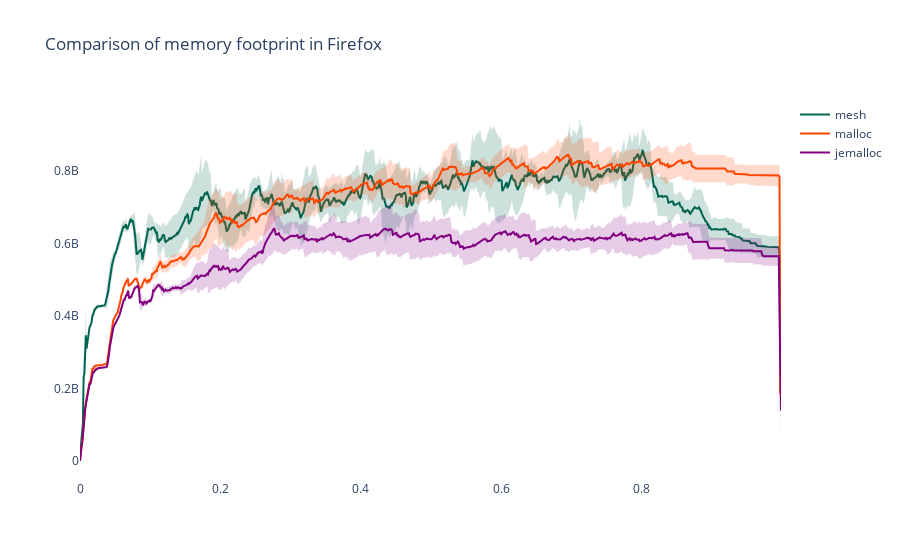

Source (notebook cell):
### Code cell
fig = go.Figure(layout=go.Layout(
        title=go.layout.Title(text="Comparison of memory footprint in Firefox"),
    paper_bgcolor='rgba(0,0,0,0)',
    plot_bgcolor='rgba(0,0,0,0)',
    ))

df_list = [df1,df2,df3]
allocators = ['mesh', 'malloc', 'jemalloc']
fill = ['rgb(0,100,80)', 'rgb(255,69,0)', 'rgb(128,0,128)']
fillcolour = ['rgba(0,100,80,0.2)', 'rgba(255,69,0,0.2)', 'rgba(128,0,128,0.2)']
x = df1['percentage'].to_list()
y = df1['mean'].to_list()
y_upper = df1['ci_hi'].to_list()
y_lower = df1['ci_lo'].to_list()

for i in range(len(df_list)):
    x = df_list[i]['percentage'].to_list()
    y = df_list[i]['mean'].to_list()
    y_upper = df_list[i]['ci_hi'].to_list()
    y_lower = df_list[i]['ci_lo'].to_list()
    fig.add_trace(go.Scatter(
        x=x,
        y=y,
        line=dict(color=fill[i]),
        name=allocators[i],
        mode='lines'
    ))
    
    fig.add_trace(go.Scatter(
        x=x+x[::-1], # x, then x reversed
        y=y_upper+y_lower[::-1], # upper, then lower reversed
        fill='toself',
        fillcolor=fillcolour[i],
        line=dict(color='rgba(255,255,255,0)'),
        hoverinfo="skip",
        showlegend=False
    ))

fig.show()

### Figure 1 — Plotly figure (JSON) as saved in the notebook; plotly's stock layout.template omitted (floating-point values rounded to 4 significant figures; data arrays with more than 128 entries replaced by an {"elided": "..."} marker saying what was removed)
{"data": [{"line": {"color": "rgb(0,100,80)"}, "mode": "lines", "name": "mesh", "type": "scatter", "x": {"elided": "967 float values"}, "y": {"elided": "967 float values"}}, {"fill": "toself", "fillcolor": "rgba(0,100,80,0.2)", "hoverinfo": "skip", "line": {"color": "rgba(255,255,255,0)"}, "showlegend": false, "type": "scatter", "x": {"elided": "1934 float values"}, "y": {"elided": "1934 float values"}}, {"line": {"color": "rgb(255,69,0)"}, "mode": "lines", "name": "malloc", "type": "scatter", "x": {"elided": "953 float values"}, "y": {"elided": "953 float values"}}, {"fill": "toself", "fillcolor": "rgba(255,69,0,0.2)", "hoverinfo": "skip", "line": {"color": "rgba(255,255,255,0)"}, "showlegend": false, "type": "scatter", "x": {"elided": "1906 float values"}, "y": {"elided": "1906 float values"}}, {"line": {"color": "rgb(128,0,128)"}, "mode": "lines", "name": "jemalloc", "type": "scatter", "x": {"elided": "960 float values"}, "y": {"elided": "960 float values"}}, {"fill": "toself", "fillcolor": "rgba(128,0,128,0.2)", "hoverinfo": "skip", "line": {"color": "rgba(255,255,255,0)"}, "showlegend": false, "type": "scatter", "x": {"elided": "1920 float values"}, "y": {"elided": "1920 float values"}}], "layout": {"paper_bgcolor": "rgba(0,0,0,0)", "plot_bgcolor": "rgba(0,0,0,0)", "title": {"text": "Comparison of memory footprint in Firefox"}}}
